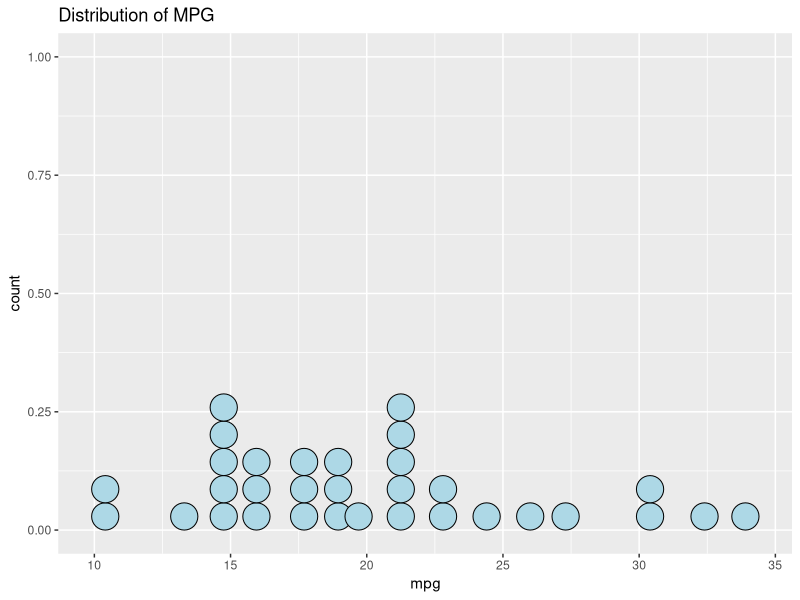
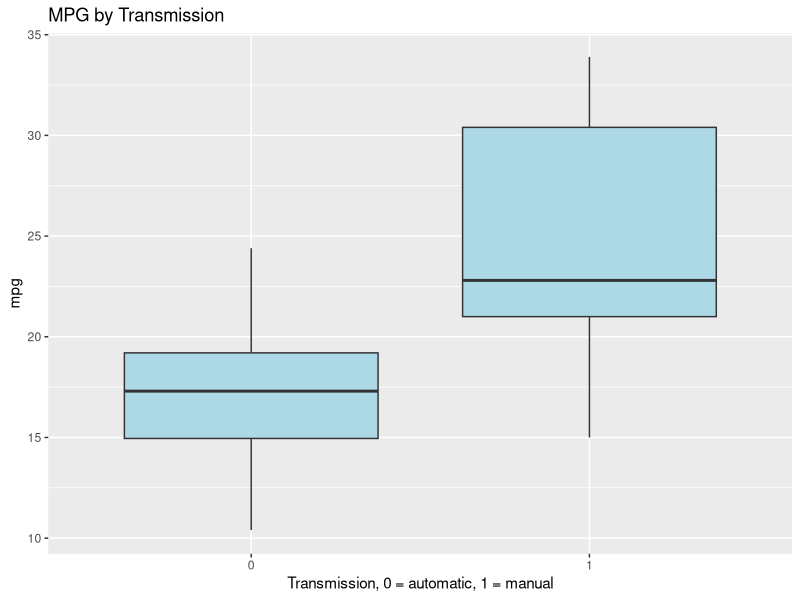
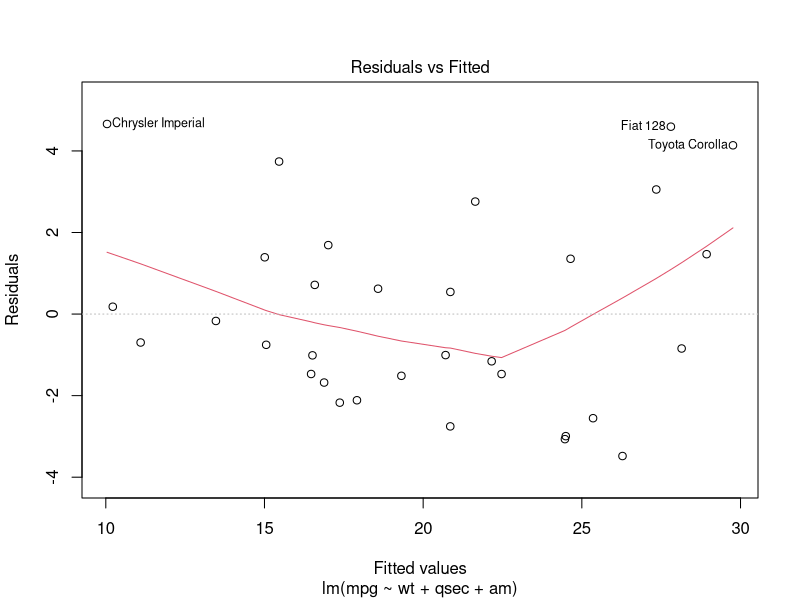

Source code (R) for these figures, in order:
## ---- chunk 1
knitr::opts_chunk$set(echo = TRUE)
## ---- chunk 2
data(mtcars)
library(tidyverse)
head(mtcars)
str(mtcars)
## ---- chunk 3

ggplot(mtcars, aes(mpg), bins = 10) +
        geom_dotplot(binwidth = 1, fill="lightblue") +
        labs(x = "mpg", y = "count", title = "Distribution of MPG")

ggplot(mtcars, aes(factor(am), mpg)) +
        geom_boxplot(aes(factor(am), mpg), fill = "lightblue") +
        labs(x = "Transmission, 0 = automatic, 1 = manual", y = "mpg", title = "MPG by Transmission")
## ---- chunk 4
data(mtcars)
n <- length(mtcars$mpg)
alpha <- 0.05
mdl1 <- lm(mpg ~ am, mtcars)
summary(mdl1)$coef
confint(mdl1)
## ---- chunk 5

mdl2 <- lm(mpg ~ wt + qsec + am, mtcars)
summary(mdl2)$coef
confint(mdl2)
## ---- chunk 6

nes1 <- lm(mpg ~ wt, mtcars)
nes2 <- lm(mpg ~ wt + qsec, mtcars)
nes3 <- lm(mpg ~ wt + qsec + am, mtcars) 

anova(nes1, nes2, nes3)
## ---- chunk 7
plot(mdl2, which = 1)
